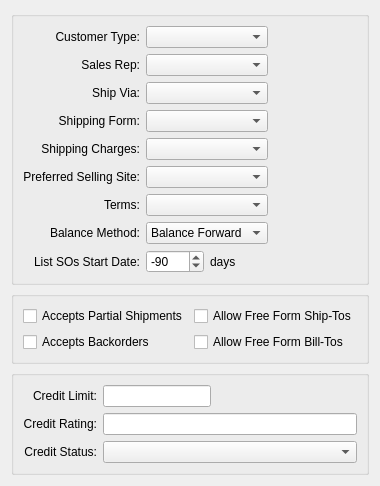
       <widget class="QWidget" name="customerDefaults">
        <attribute name="title">
         <string>Customer Defaults</string>
        </attribute>
        <layout class="QGridLayout" name="gridLayout_8">
         <item row="0" column="0">
          <layout class="QHBoxLayout" name="horizontalLayout_5">
           <item>
            <layout class="QVBoxLayout" name="verticalLayout_4">
             <item>
              <layout class="QVBoxLayout" name="verticalLayout_3">
               <item>
                <widget class="QGroupBox" name="_comboGroup">
                 <property name="title">
                  <string/>
                 </property>
                 <layout class="QGridLayout">
                  <item row="0" column="0">
                   <widget class="QLabel" name="_custtypeLit">
                    <property name="text">
                     <string>Customer Type:</string>
                    </property>
                    <property name="alignment">
                     <set>Qt::AlignRight|Qt::AlignTrailing|Qt::AlignVCenter</set>
                    </property>
                   </widget>
                  </item>
                  <item row="0" column="1">
                   <widget class="XComboBox" name="_custtype">
                    <property name="type">
                     <enum>XComboBox::CustomerTypes</enum>
                    </property>
                   </widget>
                  </item>
                  <item row="1" column="0">
                   <widget class="QLabel" name="_salesrepLit">
                    <property name="text">
                     <string>Sales Rep:</string>
                    </property>
                    <property name="alignment">
                     <set>Qt::AlignRight|Qt::AlignTrailing|Qt::AlignVCenter</set>
                    </property>
                   </widget>
                  </item>
                  <item row="4" column="0">
                   <widget class="QLabel" name="_shipchrgLit">
                    <property name="font">
                     <font>
                      <italic>false</italic>
                     </font>
                    </property>
                    <property name="text">
                     <string>Shipping Charges:</string>
                    </property>
                    <property name="alignment">
                     <set>Qt::AlignRight|Qt::AlignTrailing|Qt::AlignVCenter</set>
                    </property>
                   </widget>
                  </item>
                  <item row="4" column="1">
                   <widget class="XComboBox" name="_shipchrg">
                    <property name="sizePolicy">
                     <sizepolicy hsizetype="Expanding" vsizetype="Fixed">
                      <horstretch>0</horstretch>
                      <verstretch>0</verstretch>
                     </sizepolicy>
                    </property>
                    <property name="allowNull">
                     <bool>true</bool>
                    </property>
                    <property name="type">
                     <enum>XComboBox::ShippingCharges</enum>
                    </property>
                   </widget>
                  </item>
                  <item row="1" column="1">
                   <widget class="XComboBox" name="_salesrep">
                    <property name="type">
                     <enum>XComboBox::SalesReps</enum>
                    </property>
                   </widget>
                  </item>
                  <item row="2" column="0">
                   <widget class="QLabel" name="_shipViaLit">
                    <property name="text">
                     <string>Ship Via:</string>
                    </property>
                    <property name="alignment">
                     <set>Qt::AlignRight|Qt::AlignTrailing|Qt::AlignVCenter</set>
                    </property>
                   </widget>
                  </item>
                  <item row="2" column="1">
                   <widget class="XComboBox" name="_shipvia">
                    <property name="type">
                     <enum>XComboBox::ShipVias</enum>
                    </property>
                   </widget>
                  </item>
                  <item row="3" column="0">
                   <widget class="QLabel" name="_shippingFormLit">
                    <property name="text">
                     <string>Shipping Form:</string>
                    </property>
                    <property name="alignment">
                     <set>Qt::AlignRight|Qt::AlignTrailing|Qt::AlignVCenter</set>
                    </property>
                   </widget>
                  </item>
                  <item row="6" column="1">
                   <widget class="XComboBox" name="_terms">
                    <property name="type">
                     <enum>XComboBox::ARTerms</enum>
                    </property>
                   </widget>
                  </item>
                  <item row="3" column="1">
                   <widget class="XComboBox" name="_shipform">
                    <property name="allowNull">
                     <bool>true</bool>
                    </property>
                    <property name="type">
                     <enum>XComboBox::ShippingForms</enum>
                    </property>
                    <property name="defaultCode">
                     <enum>XComboBox::None</enum>
                    </property>
                   </widget>
                  </item>
                  <item row="6" column="0">
                   <widget class="QLabel" name="_terms2">
                    <property name="text">
                     <string>Terms:</string>
                    </property>
                    <property name="alignment">
                     <set>Qt::AlignRight|Qt::AlignTrailing|Qt::AlignVCenter</set>
                    </property>
                   </widget>
                  </item>
                  <item row="7" column="1">
                   <widget class="QComboBox" name="_balanceMethod">
                    <property name="sizePolicy">
                     <sizepolicy hsizetype="Fixed" vsizetype="Fixed">
                      <horstretch>0</horstretch>
                      <verstretch>0</verstretch>
                     </sizepolicy>
                    </property>
                    <item>
                     <property name="text">
                      <string>Balance Forward</string>
                     </property>
                    </item>
                    <item>
                     <property name="text">
                      <string>Open Item</string>
                     </property>
                    </item>
                   </widget>
                  </item>
                  <item row="7" column="0">
                   <widget class="QLabel" name="_balanceMethodLit">
                    <property name="text">
                     <string>Balance Method:</string>
                    </property>
                    <property name="alignment">
                     <set>Qt::AlignRight|Qt::AlignTrailing|Qt::AlignVCenter</set>
                    </property>
                   </widget>
                  </item>
                  <item row="5" column="1">
                   <widget class="WComboBox" name="_sellingWarehouse">
                    <property name="allowNull">
                     <bool>true</bool>
                    </property>
                   </widget>
                  </item>
                  <item row="2" column="2">
                   <spacer>
                    <property name="orientation">
                     <enum>Qt::Horizontal</enum>
                    </property>
                    <property name="sizeHint" stdset="0">
                     <size>
                      <width>0</width>
                      <height>20</height>
                     </size>
                    </property>
                   </spacer>
                  </item>
                  <item row="5" column="0">
                   <widget class="QLabel" name="_sellingWarehouseLit">
                    <property name="text">
                     <string>Preferred Selling Site:</string>
                    </property>
                    <property name="alignment">
                     <set>Qt::AlignRight|Qt::AlignTrailing|Qt::AlignVCenter</set>
                    </property>
                   </widget>
                  </item>
                  <item row="8" column="0">
                   <widget class="QLabel" name="_defaultStartDaysLit">
                    <property name="toolTip">
                     <string>The default number of days prior for the Order History Start Date (Customer Workbench)</string>
                    </property>
                    <property name="text">
                     <string>List SOs Start Date:</string>
                    </property>
                    <property name="alignment">
                     <set>Qt::AlignRight|Qt::AlignTrailing|Qt::AlignVCenter</set>
                    </property>
                   </widget>
                  </item>
                  <item row="8" column="1">
                   <layout class="QHBoxLayout" name="horizontalLayout_9">
                    <item>
                     <widget class="XSpinBox" name="_defaultStartDays">
                      <property name="toolTip">
                       <string>The default number of days prior for the Order History Start Date (Customer Workbench)</string>
                      </property>
                      <property name="minimum">
                       <number>-999</number>
                      </property>
                      <property name="maximum">
                       <number>0</number>
                      </property>
                      <property name="value">
                       <number>-90</number>
                      </property>
                     </widget>
                    </item>
                    <item>
                     <widget class="XLabel" name="_daysLit">
                      <property name="text">
                       <string>days</string>
                      </property>
                     </widget>
                    </item>
                   </layout>
                  </item>
                 </layout>
                </widget>
               </item>
               <item>
                <widget class="QGroupBox" name="groupBox_7">
                 <property name="title">
                  <string/>
                 </property>
                 <layout class="QGridLayout" name="gridLayout_7">
                  <item row="0" column="0">
                   <widget class="QCheckBox" name="_partial">
                    <property name="text">
                     <string>Accepts Partial Shipments</string>
                    </property>
                   </widget>
                  </item>
                  <item row="1" column="0">
                   <widget class="QCheckBox" name="_backorders">
                    <property name="text">
                     <string>Accepts Backorders</string>
                    </property>
                   </widget>
                  </item>
                  <item row="0" column="1">
                   <widget class="QCheckBox" name="_freeFormShiptos">
                    <property name="text">
                     <string>Allow Free Form Ship-Tos</string>
                    </property>
                   </widget>
                  </item>
                  <item row="1" column="1">
                   <widget class="QCheckBox" name="_freeFormBilltos">
                    <property name="text">
                     <string>Allow Free Form Bill-Tos</string>
                    </property>
                   </widget>
                  </item>
                 </layout>
                </widget>
               </item>
               <item>
                <widget class="QGroupBox" name="groupBox_6">
                 <property name="title">
                  <string/>
                 </property>
                 <layout class="QGridLayout">
                  <item row="0" column="0">
                   <widget class="QLabel" name="_creditLimitLit">
                    <property name="text">
                     <string>Credit Limit:</string>
                    </property>
                    <property name="alignment">
                     <set>Qt::AlignRight|Qt::AlignTrailing|Qt::AlignVCenter</set>
                    </property>
                   </widget>
                  </item>
                  <item row="0" column="1">
                   <widget class="XLineEdit" name="_creditLimit">
                    <property name="sizePolicy">
                     <sizepolicy hsizetype="Fixed" vsizetype="Fixed">
                      <horstretch>0</horstretch>
                      <verstretch>0</verstretch>
                     </sizepolicy>
                    </property>
                   </widget>
                  </item>
                  <item row="1" column="0">
                   <widget class="QLabel" name="_creditRatingLit">
                    <property name="text">
                     <string>Credit Rating:</string>
                    </property>
                    <property name="alignment">
                     <set>Qt::AlignRight|Qt::AlignTrailing|Qt::AlignVCenter</set>
                    </property>
                   </widget>
                  </item>
                  <item row="1" column="1">
                   <widget class="XLineEdit" name="_creditRating"/>
                  </item>
                  <item row="2" column="0">
                   <widget class="QLabel" name="_creditStatusLit">
                    <property name="text">
                     <string>Credit Status:</string>
                    </property>
                    <property name="alignment">
                     <set>Qt::AlignRight|Qt::AlignTrailing|Qt::AlignVCenter</set>
                    </property>
                   </widget>
                  </item>
                  <item row="2" column="1">
                   <widget class="XComboBox" name="_creditStatus">
                    <property name="focusPolicy">
                     <enum>Qt::ClickFocus</enum>
                    </property>
                   </widget>
                  </item>
                 </layout>
                </widget>
               </item>
              </layout>
             </item>
             <item>
              <spacer>
               <property name="orientation">
                <enum>Qt::Vertical</enum>
               </property>
               <property name="sizeType">
                <enum>QSizePolicy::Expanding</enum>
               </property>
               <property name="sizeHint" stdset="0">
                <size>
                 <width>20</width>
                 <height>0</height>
                </size>
               </property>
              </spacer>
             </item>
            </layout>
           </item>
           <item>
            <spacer>
             <property name="orientation">
              <enum>Qt::Horizontal</enum>
             </property>
             <property name="sizeHint" stdset="0">
              <size>
               <width>0</width>
               <height>20</height>
              </size>
             </property>
            </spacer>
           </item>
          </layout>
         </item>
        </layout>
       </widget>
